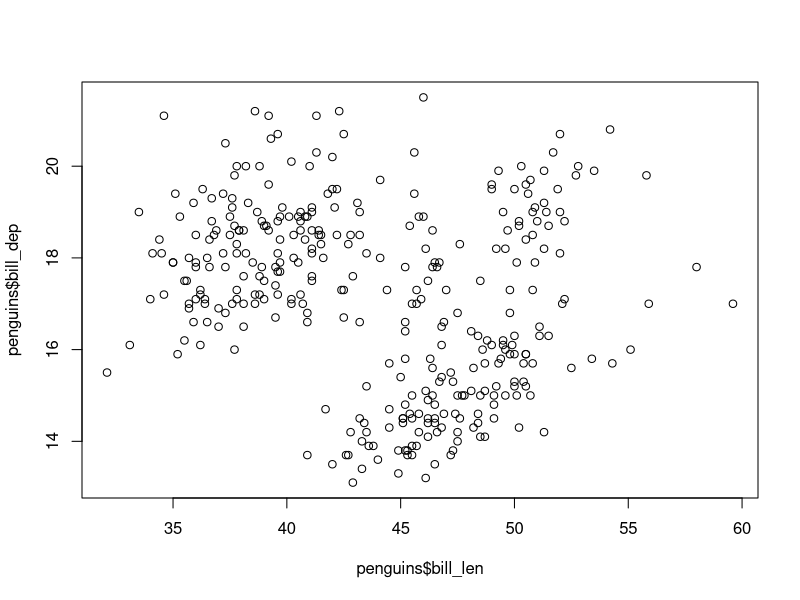
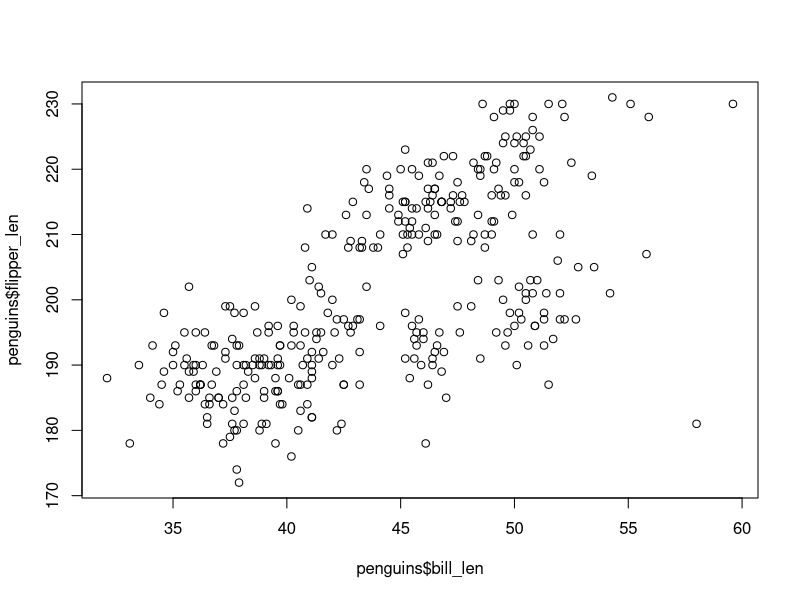
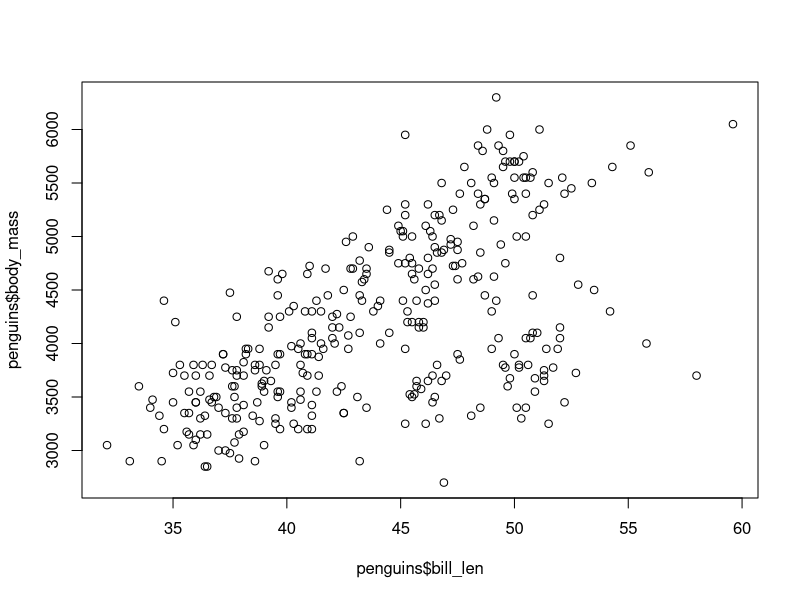
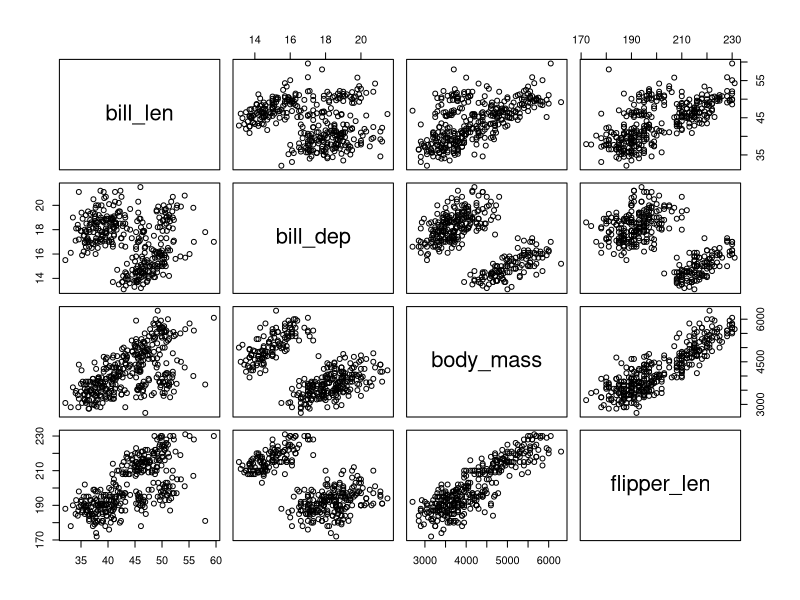
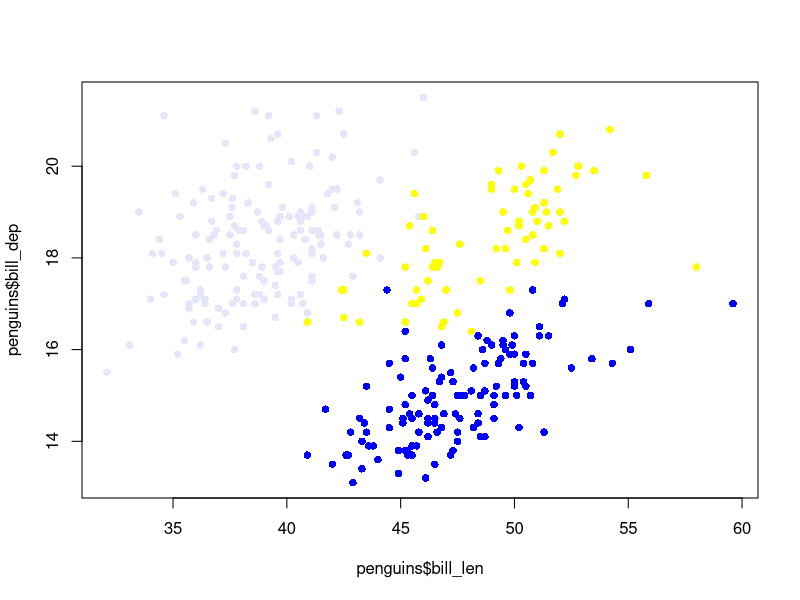
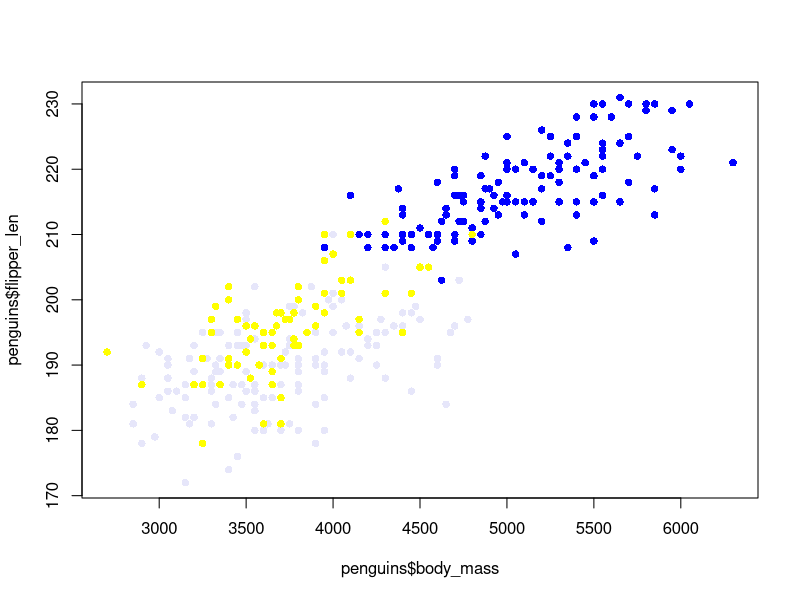
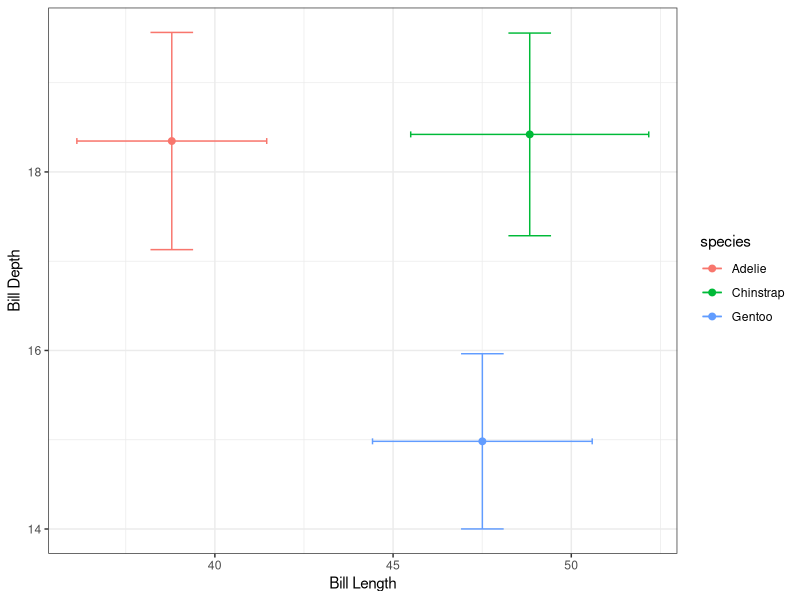
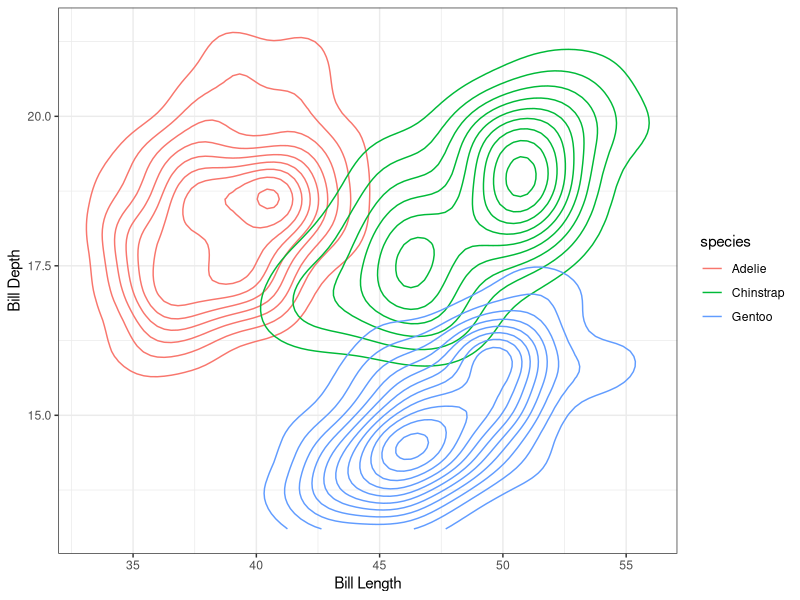

These figures' R source, in order:
# Reducing items and attributes

library(tidyverse)

# Penguins dataset
head(penguins)

# Explore! ----
# aka, plot them all
plot(penguins$bill_len, penguins$bill_dep)
plot(penguins$bill_len, penguins$flipper_len)
plot(penguins$bill_len, penguins$body_mass)

# Could plot them all
penguins %>% 
  select(bill_len, bill_dep, body_mass,
         flipper_len) %>% 
  plot()

# Correlation coefficients
penguins %>% 
  select(bill_len, bill_dep, body_mass,
         flipper_len) %>% 
  cor(use = "complete.obs")

# Plot the least correlated two
# with a custom palette
palette(c("lavender", "yellow", "blue"))
plot(penguins$bill_len, penguins$bill_dep,
     pch = 16, 
     col = factor(penguins$species))

# Plot the two most correlated
plot(penguins$body_mass, penguins$flipper_len,
     pch = 16, 
     col = factor(penguins$species))

# Reset to the default palette
palette("default")

# Aggregate items ----
# Plot bill depth and bill length with means/SDs for species
penguins %>% 
  group_by(species) %>% 
  summarize(mean_bill_dep = mean(bill_dep, na.rm = TRUE),
            sd_bill_dep = sd(bill_dep, na.rm = TRUE),
            mean_bill_len = mean(bill_len, na.rm = TRUE),
            sd_bill_len = sd(bill_len, na.rm = TRUE)) %>% 
  mutate(bill_dep_lwr = mean_bill_dep - sd_bill_dep,
         bill_dep_upr = mean_bill_dep + sd_bill_dep,
         bill_len_lwr = mean_bill_len - sd_bill_len,
         bill_len_upr = mean_bill_len + sd_bill_len) %>% 
  ggplot(aes(x = mean_bill_len, y = mean_bill_dep,
             color = species)) +
  # length errorbars
  geom_errorbar(aes(xmin = bill_len_lwr,
                    xmax = bill_len_upr)) +
  # depth errorbars
  geom_errorbar(aes(ymin = bill_dep_lwr,
                    ymax = bill_dep_upr)) +
  # Add the points
  geom_point(size = 2) +
  xlab("Bill Length") +
  ylab("Bill Depth") +
  theme_bw()

# Some ggplot geoms do the summarizing for you:
penguins %>% 
  ggplot(aes(x = bill_len, y = bill_dep,
             color = species)) +
  # Contour plot
  geom_density_2d() +
  xlab("Bill Length") +
  ylab("Bill Depth") +
  theme_bw()

# Aggregate attributes ----
# In base R, use this function for PCA:
?prcomp

# Fit the PCA
pca <- prcomp(~ bill_len + bill_dep + flipper_len +
                body_mass,
              data = penguins)

# Default plot shows the variance for each component
plot(pca)
axis(1)
mtext("Principal Component", side = 1, line = 3)

# Summary shows the variances and the % variance
summary(pca)

# Function to plot the biplot
biplot(pca)

# Get the predicted PCs for each row of data
pred <- predict(pca, penguins)
penguins <- cbind(penguins, pred)

# Plot density of PC1 for each species
ggplot(penguins, aes(x = PC1, color = species)) +
  geom_density() +
  theme_bw()
